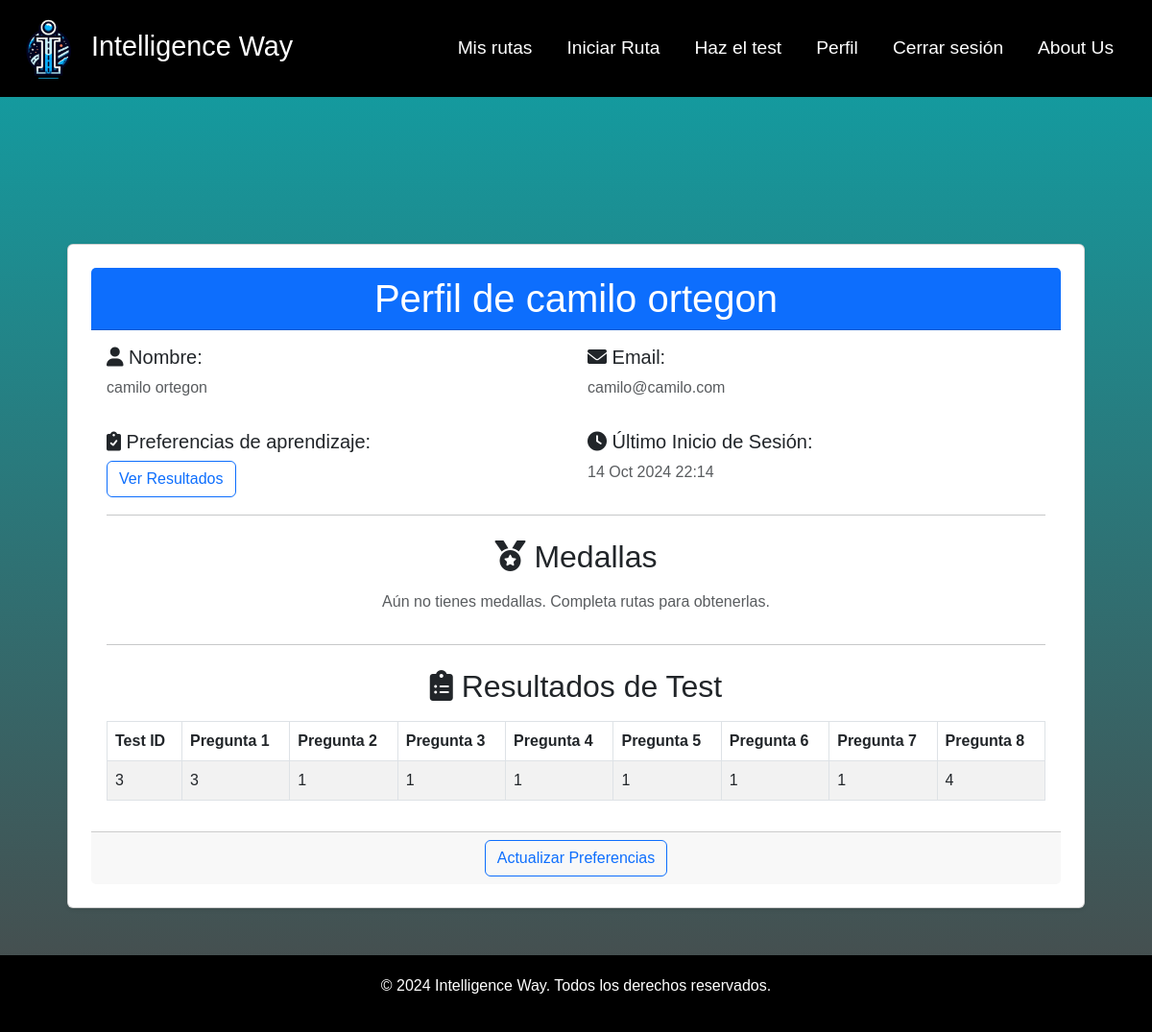
Page /account/ (signed in) on the earlier database version.
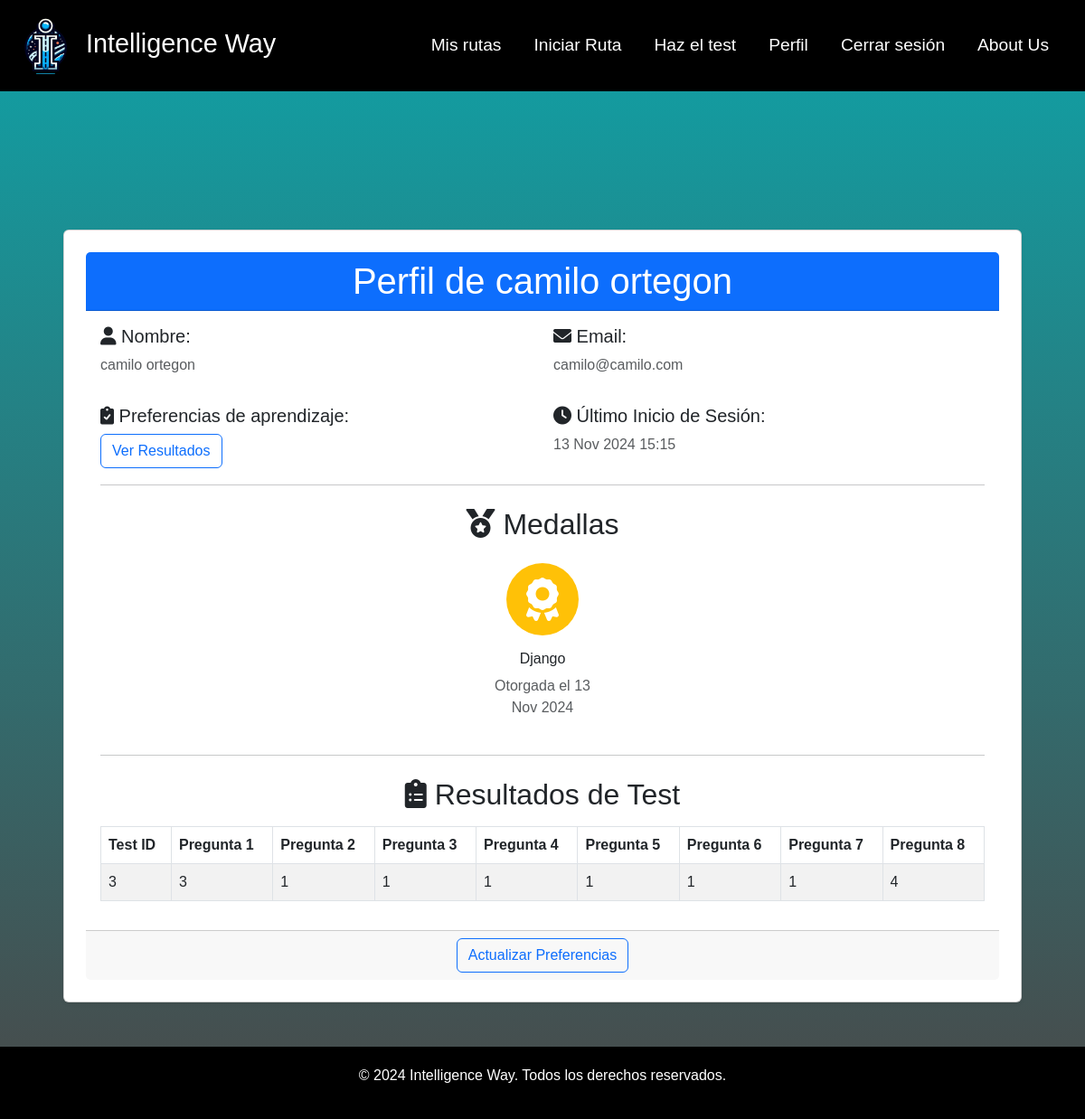
Same page on the later database version.
### user/models.py (models this page shows, shortened)
class User(AbstractBaseUser, PermissionsMixin):
    ROLES = [
        ('admin', 'Admin'),
        ('usuario', 'Usuario')
    ]
    nombre = models.CharField(max_length=100)
    apellido = models.CharField(max_length=100)
    email = models.EmailField(unique=True)
    tiempo = models.IntegerField(default=1)
    content = models.FloatField(default=1)
    is_active = models.BooleanField(default=True)
    is_staff = models.BooleanField(default=False)
    preferenciaAudio = models.IntegerField(null=True)
    preferenciaVideo = models.IntegerField(null=True)
    preferenciaTexto = models.IntegerField(null=True)
    tiempoAprendizaje = models.IntegerField(null=True)
    objects = MyUserManager()
    USERNAME_FIELD = 'email'
    REQUIRED_FIELDS = ['nombre', 'apellido']

### preferences/models.py (models this page shows, shortened)
class ModeloAprendizajeUsuario(models.Model):
    usuario = models.ForeignKey(User, on_delete=models.CASCADE)
    q1 = models.IntegerField(null=True, validators=[MinValueValidator(1), MaxValueValidator(5)])
    q2 = models.IntegerField(null=True, validators=[MinValueValidator(1), MaxValueValidator(5)])
    q3 = models.IntegerField(null=True, validators=[MinValueValidator(1), MaxValueValidator(5)])
    q4 = models.IntegerField(null=True, validators=[MinValueValidator(1), MaxValueValidator(5)])
    q5 = models.IntegerField(null=True, validators=[MinValueValidator(1), MaxValueValidator(5)])
    q6 = models.IntegerField(null=True, validators=[MinValueValidator(1), MaxValueValidator(5)])
    q7 = models.IntegerField(null=True, validators=[MinValueValidator(1), MaxValueValidator(5)])
    q8 = models.IntegerField(null=True, validators=[MinValueValidator(1), MaxValueValidator(5)])
    created_at = models.DateTimeField(auto_now_add=True)
    update_at= models.DateTimeField(auto_now=True)

### account/models.py (models this page shows, shortened)
class Medalla(models.Model):
    usuario = models.ForeignKey(User, on_delete=models.CASCADE, related_name='medallas')
    ruta = models.ForeignKey(RutaAprendizaje, on_delete=models.CASCADE)
    fecha_otorgada = models.DateTimeField(auto_now_add=True)

### route/models.py (models this page shows, shortened)
class RutaAprendizaje(models.Model):
    title = models.CharField(max_length=100)
    description = models.TextField(max_length=255)
    usuario = models.ForeignKey(User, on_delete=models.CASCADE)
    contenidos = models.ManyToManyField(Contenido, through='ProgresoContenido', related_name='rutas')
    completado = models.BooleanField(default=False)

### account/views.py (the view)
# urls.py: path('', views.ProfileView.as_view(), name='profile' )
class ProfileView(LoginRequiredMixin, TemplateView):
    template_name = 'profile.html'
    def get_context_data(self, **kwargs):
        context = super().get_context_data(**kwargs)
        usuario = self.request.user
        context['user'] = usuario  # Pasar el usuario autenticado al template
        context['test'] = ModeloAprendizajeUsuario.objects.get(usuario=usuario)
        resultados_tests = ModeloAprendizajeUsuario.objects.filter(usuario=usuario)
        context['resultados_tests'] = resultados_tests
        medallas = Medalla.objects.filter(usuario=usuario)
        context['medallas'] = medallas  # Pasar las medallas al contexto
        return context

### account/templates/profile.html (shortened to what the changed rows need)
{% extends "base.html" %}
{% load static %}
{% block content %}
<link href="https://cdnjs.cloudflare.com/ajax/libs/font-awesome/6.0.0-beta3/css/all.min.css" rel="stylesheet">
<link rel="stylesheet" href="{% static 'css/medalla.css'%}">
<div class="container mt-5">
    <div class="card shadow-sm p-4">
        <div class="card-header bg-primary text-white text-center">
            <h1 class="mb-0">Perfil de {{ user.nombre }} {{ user.apellido }}</h1>
        </div>
        <div class="card-body">
            <div class="row mb-3">
                <div class="col-md-6">
                    <h5><i class="fas fa-user"></i> Nombre:</h5>
                    <p class="text-muted">{{ user.nombre }} {{ user.apellido }}</p>
                </div>
                <div class="col-md-6">
                    <h5><i class="fas fa-envelope"></i> Email:</h5>
                    <p class="text-muted">{{ user.email }}</p>
                </div>
            </div>
            <div class="row mb-3">
                <div class="col-md-6">
                    <h5><i class="fas fa-clock"></i> Último Inicio de Sesión:</h5>
                    <p class="text-muted">{{ user.last_login|date:"d M Y H:i" }}</p>
                </div>
            </div>
            <h2 class="text-center mt-4"><i class="fas fa-medal"></i> Medallas</h2>
            <div class="d-flex flex-wrap justify-content-center mt-3">
                {% if medallas %}
                    {% for medalla in medallas %}
                    <div class="medalla mx-3 my-2 text-center">
                        <div class="medalla-icono bg-warning rounded-circle d-flex align-items-center justify-content-center mx-auto" style="width: 80px; height: 80px;">
                            <i class="fas fa-award fa-2x text-white"></i>
                        </div>
                        <h5 class="mt-3">{{ medalla.ruta.title }}</h5>
                        <p class="text-muted">Otorgada el {{ medalla.fecha_otorgada|date:"d M Y" }}</p>
                    </div>
                    {% endfor %}
                {% else %}
                    <p class="text-muted">Aún no tienes medallas. Completa rutas para obtenerlas.</p>
                {% endif %}
            </div>
            <h2 class="text-center mt-4"><i class="fas fa-clipboard-list"></i> Resultados de Test</h2>
            <div class="table-responsive mt-3">
                <table class="table table-bordered table-striped">
                    <thead class="thead-dark">
                        <tr>
                            <th>Test ID</th>
                            <th>Pregunta 1</th>
                            <th>Pregunta 2</th>
                            <th>Pregunta 3</th>
                            <th>Pregunta 4</th>
                            <th>Pregunta 5</th>
                            <th>Pregunta 6</th>
                            <th>Pregunta 7</th>
                            <th>Pregunta 8</th>
                        </tr>
                    </thead>
                    <tbody>
                        {% for test in resultados_tests %}
                        <tr>
                            <td>{{ test.id }}</td>
                            <td>{{ test.q1 }}</td>
                            <td>{{ test.q2 }}</td>
                            <td>{{ test.q3 }}</td>
                            <td>{{ test.q4 }}</td>
                            <td>{{ test.q5 }}</td>
                            <td>{{ test.q6 }}</td>
                            <td>{{ test.q7 }}</td>
                            <td>{{ test.q8 }}</td>
                        </tr>
                        {% endfor %}
                    </tbody>
                </table>
            </div>
        </div>
    </div>
</div>
{% endblock %}

Differences in the rows shown:
changed User "camilo": last_login "14 Oct 2024 22:14" → "13 Nov 2024 15:15"
added Medalla: ruta "Django", fecha_otorgada "13 Nov 2024"
Other differences:
text no longer shown: "Aún no tienes medallas. Completa rutas para obtenerlas."
